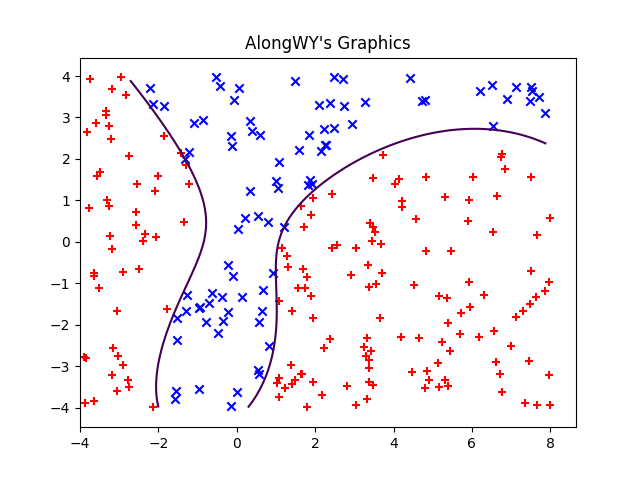

The script that drew this image:
# -*- coding:utf-8 -*-
from numpy import *
from matplotlib import *
import matplotlib.pyplot as plt

#读取文件
X = []
for line in open('task3_x.dat').readlines():
    x1,x2 = map(float,line.strip().split(' '))
    X.append((1,x1,x2,x1*x2,x1**2,x2**2,x1**2*x2,x1*x2**2,x1**3,x2**3))
    
X = mat(X)
Y = mat([(float)(y.strip()) for y in open('task3_y.dat').readlines()]).T

#构造预测函数
def sigmoid(inX):
    return 1.0/(1.0+exp(-inX))
        
#构造评估J函数并求出theta
def gradAscent(dataMatrix,LabelMat):
    m,n = shape(dataMatrix)
    alpha = 0.001
    maxCycles = 10000
    theta = ones((n,1))
    for k in range(maxCycles):
        h = sigmoid(dataMatrix * theta)
        error = (LabelMat - h)
        theta = theta + alpha * dataMatrix.T * error
    return theta
    
theta = gradAscent(X,Y)
print(theta)

AX = []
AY = []
BX = []
BY = []
for i in range(len(X)):
    if Y[i,0]==0:
        AX.append(X[i,1])
        AY.append(X[i,2])
    if Y[i,0]==1:
        BX.append(X[i,1])
        BY.append(X[i,2])
        
plt.scatter(AX,AY,color = 'b',marker = 'x')
plt.scatter(BX,BY,color = 'r',marker = '+')

X1 = arange(-4,8,0.1)
X2 = arange(-4,4,0.1)

x1,x2 = meshgrid(X1,X2)
f = theta[0,0] + theta[1,0]*x1 + theta[2,0]*x2 +theta[3,0]*x1*x2 +theta[4,0]*x1*x1+theta[5,0]*x2*x2+theta[6,0]*x1**2*x2+theta[7,0]*x1*x2**2+theta[8,0]*x1**3+theta[9,0]*x2**3

#设置标题
plt.title("AlongWY's Graphics")

plt.contour(x1,x2,f,0)
plt.show()
